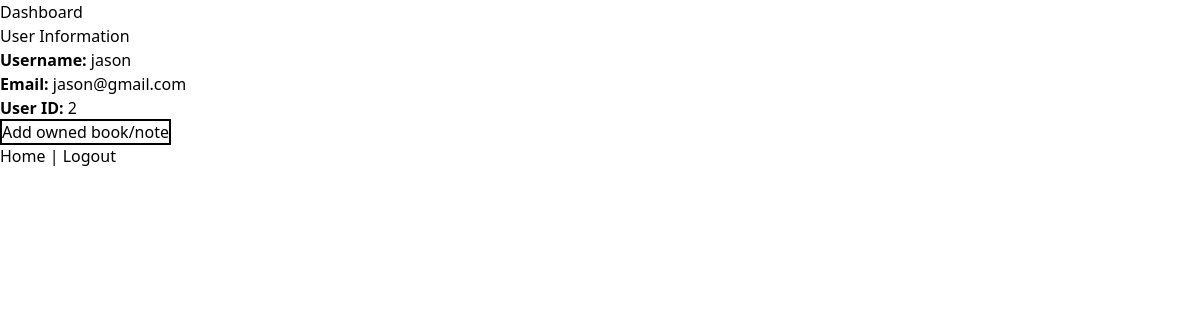
/dashboard (signed in), run on an earlier commit of the app's database.
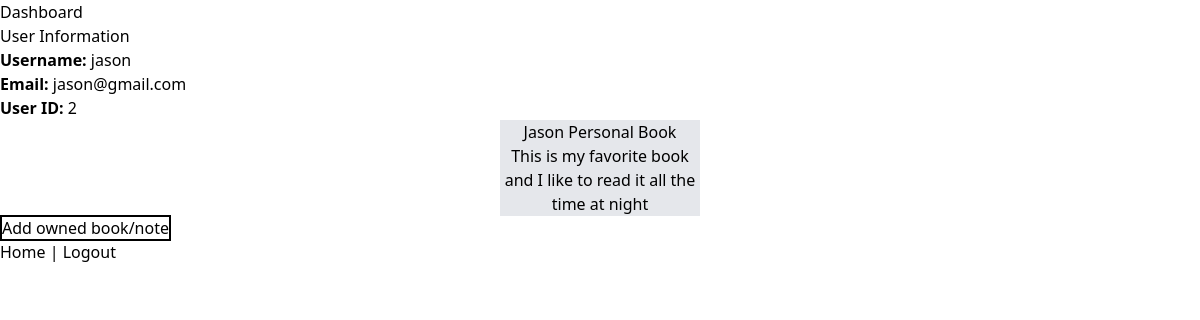
And on a later commit of the database.
### models.py (models this page shows, shortened)
class User(db.Model):
    id = db.Column(db.Integer, primary_key=True)
    username = db.Column(db.String(80), unique=True, nullable=False)
    email = db.Column(db.String(120), unique=True, nullable=False)
    password = db.Column(db.String(200), nullable=False)

class Note(db.Model):
    note_id = db.Column(db.Integer, primary_key=True)
    title = db.Column(db.String(200), nullable=False)
    isbn = db.Column(db.String(13), nullable=False)
    price = db.Column(db.Numeric(10, 2), nullable=False)
    description = db.Column(db.Text, nullable=True)
    condition = db.Column(
        db.Enum('Minimum', 'Good', 'Brand New', name='condition_enum'),
        nullable=False
    )
    pickup_location = db.Column(db.String(200), nullable=False)
    available_date = db.Column(db.Date, nullable=False)
    is_available = db.Column(db.Boolean, default=True, nullable=False)
    is_lend = db.Column(db.Boolean, default=True, nullable=False)
    lender_id = db.Column(db.Integer, db.ForeignKey('user.id'), nullable=False)
    lended_to_id = db.Column(db.Integer, db.ForeignKey('user.id'), nullable=True)
    lender = db.relationship('User', foreign_keys=[lender_id], backref='books_owned')
    borrower = db.relationship('User', foreign_keys=[lended_to_id], backref='books_borrowed')

### app.py (the view)
@app.route('/dashboard')
@login_required
def dashboard():
    user = db.session.get(User, session['user_id'])
    owned_notes = user.books_owned
    return render_template('dashboard.html', user=user, owned_notes=owned_notes)

### app.py (called while the page is built)
def login_required(f):
    @wraps(f)
    def decorated_function(*args, **kwargs):
        if 'user_id' not in session:
            flash('Please log in to access this page.', 'warning')
            return redirect(url_for('login'))
        return f(*args, **kwargs)
    return decorated_function

### templates/dashboard.html (shortened to what this page needs)
<!DOCTYPE html>
<html>
<head>
    <script src="https://cdn.jsdelivr.net/npm/@tailwindcss/browser@4"></script>
</head>
<body>
    <h1>Dashboard</h1>
    <h2>User Information</h2>
    <p><strong>Username:</strong> {{ user.username }}</p>
    <p><strong>Email:</strong> {{ user.email }}</p>
    <p><strong>User ID:</strong> {{ user.id }}</p>
    <div class="flex justify-center text-center gap-1">
        {% for note in owned_notes %}
            <div class="bg-gray-200 w-50">
                <p>{{note.title}}</p>
                <p>{{note.description}}</p>
            </div>
        {% endfor %}
    </div>
    <a href="{{ url_for('notes.add_note') }}" class="cursor-pointer border-b-black border-2">Add owned book/note</a>
    <p><a href="{{ url_for('index') }}">Home</a> | <a href="{{ url_for('logout') }}">Logout</a></p>
</body>
</html>

What changed in the data, as far as the page shows it:
added Note: title "Jason Personal Book", description "This is my favorite book and I like to read it all the time at night"
